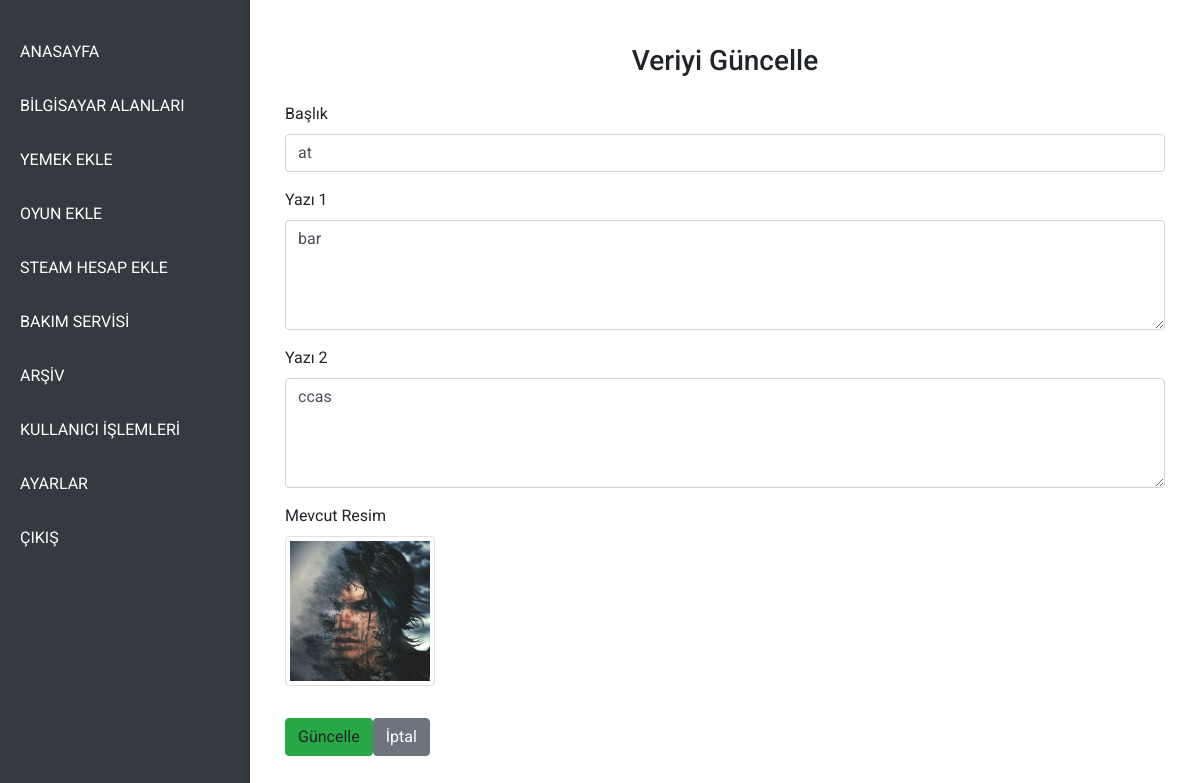
Page /updatemainpage/1 (signed in) on the committed database.
### models.py (models this page shows)
class tblmediaandtext(db.Model):
    id = db.Column(db.Integer, primary_key=True)
    page_name = db.Column(db.String(50), unique=False, nullable=False, default='')
    label = db.Column(db.String(100), unique=False, nullable=True)
    path = db.Column(db.String(50), unique=False, nullable=False, default='')
    file_name = db.Column(db.String(255), nullable=False, default='')
    text1 = db.Column(db.String(5000), nullable=True)
    text2 = db.Column(db.String(5000), nullable=True)

### app.py (the view, shortened to what this page needs)
@app.route("/updatemainpage/<int:id>", methods=['GET', 'POST'])
@login_required
def updatemainpage(id):
    mediawithtext = tblmediaandtext.query.filter_by(id = id).first()
    if mediawithtext is None:
        print("böyle bir veri yok: not bunlar için bir şey yap fatih 404 için")
    all_images = get_all_images("mainpage")
    return render_template("admin/updatepage/updatemainpage.html", mediawithtext=mediawithtext, all_images=all_images)

### app.py (called while the page is built)
def get_all_images(filename):
    all_images = []
    target_folder = os.path.join(UPLOAD_FOLDER, filename)
    if os.path.exists(target_folder):
        all_images = [file for file in os.listdir(target_folder)
                    if file.lower().endswith(('png', 'jpg', 'jpeg', 'gif', 'webp'))]
    return all_images

### helpers.py (called while the page is built)
def login_required(f):
    @wraps(f)
    def decorated_function(*args, **kwargs):
        if session.get("user_id") is None:
            return redirect("/login")
        return f(*args, **kwargs)
    return decorated_function

### templates/admin/updatepage/updatemainpage.html (shortened to what this page needs)
{% extends "admin/adminlayout.html" %}
{% block main %}
<div class="container-fluid mt-4">
    <h3 class="mb-4">Veriyi Güncelle</h3>
    <div class="form-group">
        <label for="label">Başlık</label>
        <input autocomplete="off" autofocus type="text" name="label" id="label" class="form-control" value="{{mediawithtext.label}}">
    </div>
    <div class="form-group">
        <label for="text1">Yazı 1</label>
        <textarea autocomplete="off" name="text1" id="text1" class="form-control" rows="4">{{mediawithtext.text1}}</textarea>
    </div>
    <div class="form-group">
        <label for="text2">Yazı 2</label>
        <textarea autocomplete="off" name="text2" id="text2" class="form-control" rows="4">{{mediawithtext.text2}}</textarea>
    </div>
    <div class="form-group">
        <label for="image">Mevcut Resim</label><br>
        <img  src="../{{ mediawithtext.path if mediawithtext.path else '../../static/img/noImage.jpg' }}"
                alt="photo" class="img-thumbnail mb-3" style="width: 150px; height: 150px;" onclick="showPopup()">
    </div>
    <a onclick="updatetextandmedia()" class="btn btn-success">Güncelle</button>
    <a href="/indexa" class="btn btn-secondary">İptal</a>
</div>
{% endblock %}

### static/css/admin/indexadmin.css (style rules this page uses)
body, html { margin: 0; padding: 0; font-family: 'Roboto', sans-serif; height: 100%; background-color: #f8f9fa; }
h3 { text-align: center; }

### rows in the picture
tblmediaandtext: label "at", text1 "bar", text2 "ccas", path (picture)
